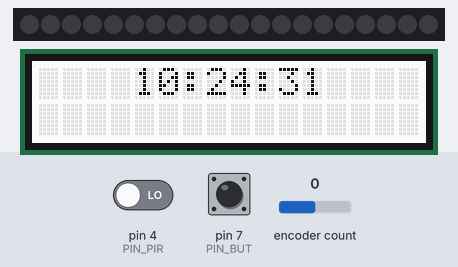
The sketch below on a simulated Arduino Uno, built with avr-gcc and run on an emulated ATmega328P. Shown: 20 RGB LEDs in strip order, left to right, 16×2 character LCD. The inputs (shaded band) are chosen by the test bench; at power-on: pin 4 (PIN_PIR) LOW, pin 7 (PIN_BUT) HIGH, encoder count 0. Dim RGB values are drawn brighter than linear; the local clock reads 2024-03-15 10:24:30 at power-on unless the sketch sets it; EEPROM starts erased; the audio player accepts every command and is not drawn; what the sketch prints to the serial monitor is not drawn.

Above: at 1.8 s.
1.9 s: pin 4 (PIN_PIR) driven HIGH
At 2.1 s:
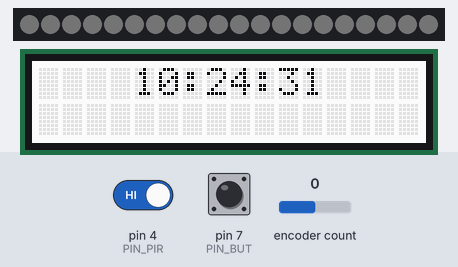
4.3 s: pin 7 (PIN_BUT) pulled LOW for 0.15 s
At 4.51 s:
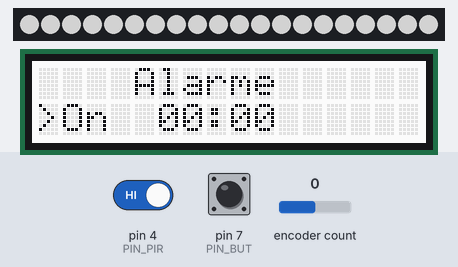
5.0 s: encoder count set to 1
At 7.5 s:
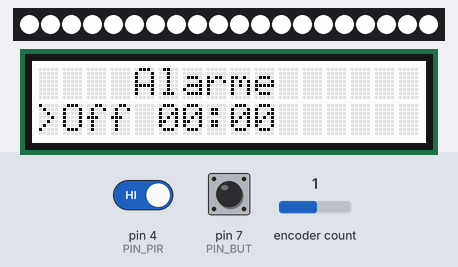
7.9 s: pin 7 (PIN_BUT) pulled LOW for 1 s
At 9.3 s:
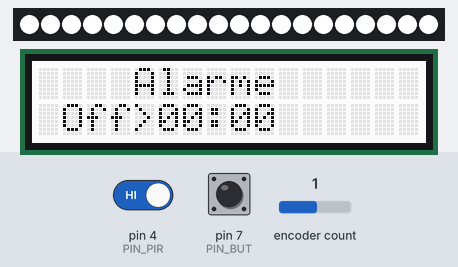
11.9 s: pin 7 (PIN_BUT) pulled LOW for 0.15 s
12.6 s: pin 7 (PIN_BUT) pulled LOW for 3.2 s
At 22.6 s:
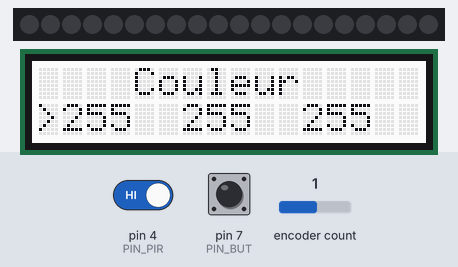

The sketch:

reveil.ino
```cpp
#include <Wire.h> //bibliothèque pour la communication avec les capteurs (I2C)
#include <RtcDS3231.h> //bibliothèque pour le capteur horloge
#include <rgb_lcd.h>//bibliothèque pour l'écran LCD
#include <SoftwareSerial.h>//bibliothèque pour la cimmonucation avec le lecteur mp3
#include <DFRobotDFPlayerMini.h>//bibliothèque pour le lecteur mp3
#include <Adafruit_NeoPixel.h>//bibliothèque pour les LED
#include <EEPROM.h>//bibliothèque pour sauvgarder des données
//configuration de la bibliothèque encodeur
#define ENCODER_USE_INTERRUPTS
//#define ENCODER_DO_NOT_USE_INTERRUPTS
#include <Encoder.h>//bibliothèque pour le bouton rotatif
#include <Bounce2.h>//bibliothèque pour gérer les evenements du bouton

//constante definissant le numéro de la pin où sont branchées les LED
#define PIN_LED 8
//objet permettant de controller les LED
Adafruit_NeoPixel pixels = Adafruit_NeoPixel(20, PIN_LED, NEO_GRB + NEO_KHZ800);
//objet permettant de controller l'écran LCD
rgb_lcd lcd;
//objet permettant de controller l'horloge RTC
RtcDS3231<TwoWire> Rtc(Wire);
//objet permettant d'utiliser la communication avec le lecteur mp3
SoftwareSerial mySoftwareSerial(5, 6);
//objet permettant de controller le lecteur mp3
DFRobotDFPlayerMini myDFPlayer;
//objet permettant de contrôller le bouton rotatif
Encoder myEnc(2, 3);


//constante definissant le numéro de la pin où est branché le bouton
#define PIN_BUT 7
//objet permettant de gerer les evenements du bouton
Bounce bouton = Bounce();

//constante definissant le numéro de la pin où est branché le capteur de mouvement
#define PIN_PIR 4
//objet permettant de gerer les evenements du capteur de mouvement
Bounce pir = Bounce();

//constantes indiquant les adresses où sont stokées les valeurs des couleurs des leds
#define EEPROMCR 10
#define EEPROMCV 11
#define EEPROMCB 12

//declaration des variables des couleurs des LED
unsigned char colorR;
unsigned char colorV;
unsigned char colorB;

//Constantes gerant les durées utilisées pour le changement d'intensité de LED lors de la détection d'un mouvement
//temps d'allumage
#define TIMEON 5000
//temps a pleine puissance
#define TIMESTARTOFF 10000
//temps d'extintion
#define TIMEENDOFF 20000
//variable contenant le temps au moment du démarage du pattern
long startpatterntime=0;
//varaible contenant le temps actuel du pattern relativement au début du pattern
long patterntime=0;


//constantes indiquant les adresses où sont stokées les valeurs de l'alarme
#define EEPROMAHEURE 0
#define EEPROMAMINUTE 1
#define EEPROMAACTIVE 2

//variable contenant l'heure de l'alarme
unsigned char aheure = 9;
//variable contenant les minutes de l'alarme
unsigned char aminute = 0;
//variable booléen indiquant si l'alarme est active où non
bool alarmeon=false;

//objet permettant de récupérer l'heure et la date
RtcDateTime now;
//variable contenant la seconde actuelle
int seconde =0;
//variable contenant la minute actuelle
int minute =0;

//variable contenant l'état du sequenceur gerant le menu et l'alarme
int mode = 0;

//Focntion executée au démarage de la carte (mise sous tension)
void setup() {
  //Initialise la liaison série
  Serial.begin(9600);

  //Initialise les LED
  pixels.begin();
  pixels.show();

  //Initialise l'écran LCD
  lcd.begin(16, 2);
  //Affichage d'un message sur l'écran
  lcd.print("hello, world!");

  //initialise le bouton principal
  bouton.attach(PIN_BUT,INPUT_PULLUP);
  //defini le temps de réaction du bouton en milliseconde
  bouton.interval(25);
  //initialise le capteur de mouvement
  pir.attach(PIN_PIR,INPUT);
  pir.interval(25);

  //initialise la communication avec le lecteur mp3
  mySoftwareSerial.begin(9600);
  //Initialise le lecteur mp3, si cela echou on affiche un message.
  if (!myDFPlayer.begin(mySoftwareSerial)) {
    Serial.println(F("Unable to begin:"));
    Serial.println(F("1.Please recheck the connection!"));
    Serial.println(F("2.Please insert the SD card!"));
    while(true){
      delay(0); // Code to compatible with ESP8266 watch dog.
    }
  }
  else //message affiché si l'initialisation c'est bien passé
  {
    Serial.println(F("DFPlayer Mini online."));
  }

  //on le volume au maximum
  myDFPlayer.volume(30);

  //initialisation du capteur de l'horloge
  Rtc.Begin();
  //on récupère l'heure à laquelle le code est compilé
  RtcDateTime compiled = RtcDateTime(__DATE__, __TIME__);
  //On vérifie la comminication avec l'horloge
  if (!Rtc.IsDateTimeValid())
  {
      if (Rtc.LastError() != 0)
      {
          // we have a communications error
          // see https://www.arduino.cc/en/Reference/WireEndTransmission for
          // what the number means
          Serial.print("RTC communications error = ");
          Serial.println(Rtc.LastError());
      }
      else
      {
          // Common Cuases:
          //    1) first time you ran and the device wasn't running yet
          //    2) the battery on the device is low or even missing
          Serial.println("RTC lost confidence in the DateTime!");
          // following line sets the RTC to the date & time this sketch was compiled
          // it will also reset the valid flag internally unless the Rtc device is
          // having an issue
          Rtc.SetDateTime(compiled);
      }
  }
  if (!Rtc.GetIsRunning())
  {
      Serial.println("RTC was not actively running, starting now");
      Rtc.SetIsRunning(true);
  }
  //On copare la date avec l'heure de compilation et on la met à jour si nécessaire.
  RtcDateTime now = Rtc.GetDateTime();
  if (now < compiled)
  {
      Serial.println("RTC is older than compile time!  (Updating DateTime)");
      Rtc.SetDateTime(compiled);
  }
  else if (now > compiled)
  {
      Serial.println("RTC is newer than compile time. (this is expected)");
  }
  else if (now == compiled)
  {
      Serial.println("RTC is the same as compile time! (not expected but all is fine)");
  }
  //configuration de l'horloge
  Rtc.Enable32kHzPin(false);
  Rtc.SetSquareWavePin(DS3231SquareWavePin_ModeNone);

  //on efface l'écran
  lcd.clear();

  //On récupère les données en mémoire et on initialise les variables
  setTempsAlarme(EEPROM.read(EEPROMAHEURE), EEPROM.read(EEPROMAMINUTE));
  setColor(EEPROM.read(EEPROMCR),EEPROM.read(EEPROMCV),EEPROM.read(EEPROMCB));
  alarmeon=EEPROM.read(EEPROMAACTIVE);


}

//fonction modifiant l'heure a laquelle l'alarme doit démarer
void setTempsAlarme(unsigned char heure, unsigned char minute){
  if(heure>23) heure=0;
  if(minute>59) minute=0;
  aheure=heure;
  aminute=minute;
  EEPROM.write(EEPROMAHEURE, aheure);
  EEPROM.write(EEPROMAMINUTE, aminute);
}

//on déclenche ou on arette l'alarme
void setAlarme(bool on)
{
  if(on)//si on déclenche
  {
    mode=10;//on passe en mode 10
    myDFPlayer.play(1); // on déclenche la musique
    // ecrit un message sur l'ecran en le faisant clignoté
    lcd.blink();
    lcd.print("C'est l'heure!!!");
  }
  else
  {
      mode=0;//on repasse en mode 0 (affichage de l'heure)
      myDFPlayer.pause(); //on arette la musique
      lcd.noBlink(); //on arette le clignotement de l'écran
  }
}

//fonction modifiant enregistrant la couleur des LED
void setColor(unsigned char rouge, unsigned char vert, unsigned char bleu){
  colorR=rouge;
  colorV=vert;
  colorB=bleu;
  EEPROM.write(EEPROMCR, colorR);
  EEPROM.write(EEPROMCV, colorV);
  EEPROM.write(EEPROMCB, colorB);
}


///////////////////////////////////////
//Variables et fonction permettant de claculer le nombre de pas tourné sur le bouton rotatif
//la fonction renvoie le nombre de pas effectué durant les 200 dernières miliseconde
long lastupdate = 0;
long endupdate = 0;
long startupdate = 0;
long oldPosition  = -999;
long storePosition  = -999;

int calculEncDiff()
{

  long newPosition = myEnc.read();
  if (newPosition != oldPosition) {
    if(startupdate==0)startupdate=millis();
    endupdate=millis();
    oldPosition = newPosition;
  }
  if((endupdate!=0 && millis()-endupdate>100) || ((millis()-startupdate>200) &&storePosition!=oldPosition))
  {
    int diff =(storePosition-oldPosition)/4;
    storePosition=oldPosition;
    endupdate=0;
    startupdate=0;
    return diff;
  }
  return 0;
}
//////////////////////////


//Fonction affichant l'heure sur l'écran LCD
void printTime()
{
  if(seconde!=now.Second()) //Si on a changer de seconde on met à jour l'affichage
  {
    //on met à jour la seconde actuelle
    seconde=now.Second();
    // on se déplace sur la colone 4 et la ligne 0 sur l'ecran LCD
    // répétition pour évité les erreurs d'affichage
    lcd.setCursor(4, 0);
    lcd.setCursor(4, 0);
    lcd.setCursor(4, 0);
    if(now.Hour()<10)lcd.print(0);//Si entre 0 et 9 on affiche un 0 avant
    lcd.print(now.Hour(), DEC);//affichage de l'heure
    lcd.print(":");
    if(now.Minute()<10)lcd.print(0);
    lcd.print(now.Minute(), DEC);
    lcd.print(":");
    if(now.Second()<10)lcd.print(0);
    lcd.print(now.Second(), DEC);
  }
}
//Fonction affichant le menu de l'alarme sur l'écran LCD
void printAlarme()
{
    lcd.setCursor(4, 0);
    lcd.print("Alarme");
    lcd.setCursor(1, 1);
    if(alarmeon)
    {
      lcd.print("On");
    }
    else
    {
      lcd.print("Off");
    }
    lcd.setCursor(5, 1);

    if(aheure<10)lcd.print("0");
    lcd.print(aheure, DEC);
    lcd.print(":");
    if(aminute<10)lcd.print(0);
    lcd.print(aminute, DEC);
}


//Fonction affichant le menu des couleur sur l'écran LCD
void printCouleur()
{
    lcd.setCursor(4, 0);
    lcd.print("Couleur");
    lcd.setCursor(1, 1);
    if(colorR<100)lcd.print("0");
    if(colorR<10)lcd.print("0");
    lcd.print(colorR,DEC);

    lcd.setCursor(6, 1);
    if(colorV<100)lcd.print("0");
    if(colorV<10)lcd.print("0");
    lcd.print(colorV,DEC);

    lcd.setCursor(11, 1);
    if(colorB<100)lcd.print("0");
    if(colorB<10)lcd.print("0");
    lcd.print(colorB,DEC);
}

//Fonction contenant le sequenceur gérant le menu et l'alarme
//enc est le nombre de pas tourné sur le bouton rotatif (0 si immobile)
void menu(int enc){
  //booleen indiquant s'il faut mettre à jour l'affichage
  //bouton appuyé ou bouton rotatif tournée
  bool change = false;
  if (bouton.fell()) //Si on appuis sur le bouton
  {
    change=true; //on mettera a jour l'affichage
    if(mode <10)//Si on est en mode menu (mode inférieur à 10)
    {
      mode++;
      if(mode>6) mode = 0;
    } else if(mode==10) //Si mode 10 (alarme allumé) on l'éteint
    {
      setAlarme(false);
    }
    Serial.print("mode ");
    Serial.println(mode);
  }


  //Gestion du menu selon les valeurs du bouton rotatif
  if(enc!=0)//Si le bouton rotatif a été tourné, on mettera à jour l'affichage
  {
    change=true;
  }
  if(mode == 1)//Mode 1 on change l'activation de l'alarme
  {
    if(enc!=0) alarmeon = ! alarmeon;
    EEPROM.write(EEPROMAACTIVE,alarmeon);
  }
  else if(mode == 2)//Mode 2 on change l'heure de l'alarme
  {
    if(enc!=0)
    {
      setTempsAlarme(aheure+enc,aminute);
    }
  }
  else if(mode == 3)//Mode 3 on change les minutes de l'alarme
  {
    if(enc!=0)
    {
      setTempsAlarme(aheure,aminute+enc);
    }
  }
  else if(mode == 4)//Mode 4 on change la couleur rouge des leds
  {
    if(enc!=0)
    {
      setColor(colorR+enc,colorV,colorB);
    }
  }
  else if(mode == 5)//Mode 4 on change la couleur verte des leds
  {
    if(enc!=0)
    {
      setColor(colorR,colorV+enc,colorB);
    }
  }
  else if(mode == 6)//Mode 4 on change la couleur bleu des leds
  {
    if(enc!=0)
    {
      setColor(colorR,colorV,colorB+enc);
    }
  }

  //Si il faut mettre à jour l'affichage, on efface l'écran, on eteint les pixels
  if(change)
  {
    Serial.println("Clear");
    lcd.setCursor(0,0);
    lcd.clear();
    lcd.setCursor(0,1);
    lcd.clear();
    lcd.clear();
    pixels.clear();
    pixels.show();
  }

  //Gestion de l'affichage
  if(mode == 0)//Mode 0 affichage de l'heure
  {
    printTime();
  }
  else if(1 <= mode  && mode <=3 && change )//Mode 1 à 3 affichage du menu de l'alarme
  {
    Serial.println("Menu Alarme");
    printAlarme();
    //on affiche de le chevron sur le paramètre à modifié
    if(mode == 1)
    {
      lcd.setCursor(0,1);
      lcd.print(">");
    } else if(mode == 2)
    {
      lcd.setCursor(4,1);
      lcd.print(">");
    } else if (mode == 3)
    {
      lcd.setCursor(10,1);
      lcd.print("<");
    }
  }
  else if(4 <= mode  && mode <=6 && change )//Mode 4 à 6 affichage du menu des couleurs
  {
    Serial.println("Menu Couleur");
    printCouleur();
    //on affiche de le chevron sur le paramètre à modifié
    if(mode == 4)
    {
      lcd.setCursor(0,1);
      lcd.print(">");
    } else if(mode == 5)
    {
      lcd.setCursor(5,1);
      lcd.print(">");
    } else if (mode == 6)
    {
      lcd.setCursor(10,1);
      lcd.print(">");
    }
    //On affiche la couleur réglée
    pixels.fill(pixels.Color(colorR,colorV,colorB));
    pixels.show();
  }
}

//Fonction gérant l'affichage du pattern des leds lors de la détection d'un mouvement
void looppattern()
{
  patterntime=millis()-startpatterntime; //On calcule le temps relativement au temps de départ du pattern

  if(patterntime<TIMEON) //Si on est dans la premier phase, on augemente la luminausité proportionnelement
  {
    pixels.fill(pixels.Color(map(patterntime,0,TIMEON,0,colorR),map(patterntime,0,TIMEON,0,colorV),map(patterntime,0,TIMEON,0,colorB)));
  }
  else if(patterntime<TIMESTARTOFF)//Si on est dans la deuxième phase on est à pleine luminausité
  {
    pixels.fill(pixels.Color(colorR,colorV,colorB));
  }
  else if(patterntime<TIMEENDOFF)//Si on est dans la troisième phase on est à réduit la luminausité proportionnelement
  {
    pixels.fill(pixels.Color(map(patterntime,TIMESTARTOFF,TIMEENDOFF,colorR,0),map(patterntime,TIMESTARTOFF,TIMEENDOFF,colorV,0),map(patterntime,TIMESTARTOFF,TIMEENDOFF,colorB,0)));
  }
  else //Sinon on est à la fin du pattern
  {
    //on remet à 0 le temps de départ
    startpatterntime=0;
    //on éteint les leds
    pixels.fill(pixels.Color(0,0,0));
  }
  //On applique les changements au niveau des leds
  pixels.show();
}

//Fonction étant exécutée en boucle
void loop() {

  //on met a jour les objets en focntion du bouton principale et du capteur de mouvement
  bouton.update();
  pir.update();
  //on récupère la valeur du bouton rotatif
  int encDiff= calculEncDiff();
  //S'il a bougé on affiche le nombre de pas
  if(encDiff!=0)Serial.println(encDiff);
  //on gère le menu et l'alarme
  menu(encDiff);

  //On récupère la nouvelle heure depuis le capteur
  if (!Rtc.IsDateTimeValid())
  {
      if (Rtc.LastError() != 0)
      {
          Serial.println(Rtc.LastError());
      }
      else
      {
          Serial.println("RTC lost confidence in the DateTime!");
      }
  }
  now = Rtc.GetDateTime();
  //Si la minute acteulle a changée on vérifie l'alarme
  if(minute != now.Minute())
  {
    minute=now.Minute();
    //Si l'heure et les minutes correspondent on déclenche l'alarme
    if(now.Minute()==aminute && now.Hour()==aheure && mode==0 && alarmeon)
    {
      lcd.setCursor(0,0);
      lcd.clear();
      lcd.setCursor(0,1);
      lcd.clear();
      setAlarme(true);
    }
  }
  //Si il y a une détection de mouvement on déclenche le pattern
  if ( pir.rose() && startpatterntime==0) {
    startpatterntime=millis();//on enregistre le temps de démarage du pattern (en milliseconde)
    Serial.println("Detect");
  }
  //Si le temps de démarage est différent de 0, un détection est en cours, donc on affiche le pattern lumineux
  if(startpatterntime!=0)
    looppattern();
  //on met en pause 1 milliseconde, ce qui économise de l'énergie
  delay(1);
}
```

Measured:
- after the input at 4.3 s, the display: changes after 0.06 s (image 2)
- after the input at 5.0 s, the display: first changes after 0.26 s (image 3 shows a later state)
- after the input at 7.9 s, the display: changes after 0.06 s (image 4)
- after the input at 12.6 s, the display: first changes after 0.08 s (image 5 shows a later state)
